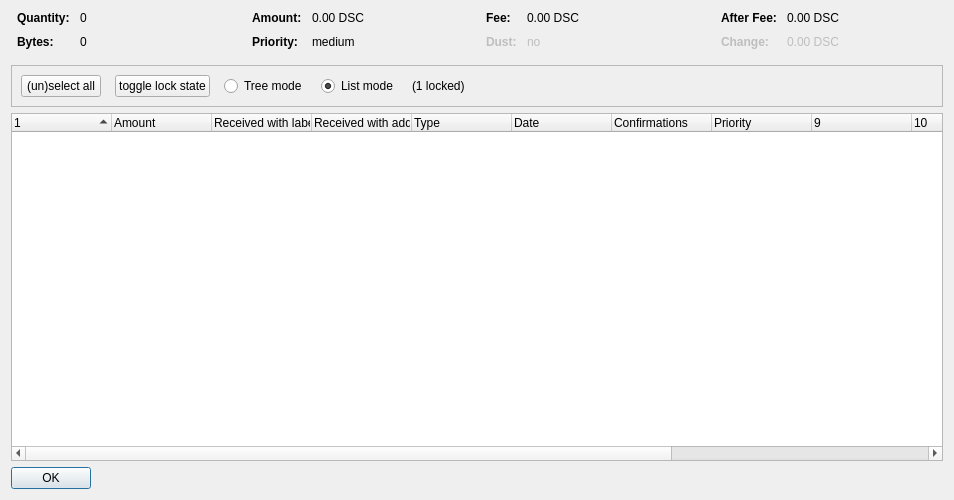
<?xml version="1.0" encoding="UTF-8"?>
<ui version="4.0">
 <class>CoinControlDialog</class>
 <widget class="QDialog" name="CoinControlDialog">
  <property name="geometry">
   <rect>
    <x>0</x>
    <y>0</y>
    <width>954</width>
    <height>500</height>
   </rect>
  </property>
  <property name="windowTitle">
   <string>Coin Selection</string>
  </property>
  <layout class="QVBoxLayout" name="verticalLayout">
   <item>
    <layout class="QHBoxLayout" name="horizontalLayoutTop" stretch="0,0,0,0">
     <property name="topMargin">
      <number>0</number>
     </property>
     <property name="bottomMargin">
      <number>10</number>
     </property>
     <item>
      <layout class="QFormLayout" name="formLayoutCoinControl1">
       <property name="horizontalSpacing">
        <number>10</number>
       </property>
       <property name="verticalSpacing">
        <number>10</number>
       </property>
       <property name="leftMargin">
        <number>6</number>
       </property>
       <property name="rightMargin">
        <number>6</number>
       </property>
       <item row="0" column="0">
        <widget class="QLabel" name="labelCoinControlQuantityText">
         <property name="font">
          <font>
           <weight>75</weight>
           <bold>true</bold>
          </font>
         </property>
         <property name="text">
          <string>Quantity:</string>
         </property>
        </widget>
       </item>
       <item row="0" column="1">
        <widget class="QLabel" name="labelCoinControlQuantity">
         <property name="cursor">
          <cursorShape>IBeamCursor</cursorShape>
         </property>
         <property name="contextMenuPolicy">
          <enum>Qt::ActionsContextMenu</enum>
         </property>
         <property name="text">
          <string notr="true">0</string>
         </property>
         <property name="textInteractionFlags">
          <set>Qt::LinksAccessibleByMouse|Qt::TextSelectableByKeyboard|Qt::TextSelectableByMouse</set>
         </property>
        </widget>
       </item>
       <item row="1" column="0">
        <widget class="QLabel" name="labelCoinControlBytesText">
         <property name="font">
          <font>
           <weight>75</weight>
           <bold>true</bold>
          </font>
         </property>
         <property name="text">
          <string>Bytes:</string>
         </property>
        </widget>
       </item>
       <item row="1" column="1">
        <widget class="QLabel" name="labelCoinControlBytes">
         <property name="cursor">
          <cursorShape>IBeamCursor</cursorShape>
         </property>
         <property name="contextMenuPolicy">
          <enum>Qt::ActionsContextMenu</enum>
         </property>
         <property name="text">
          <string notr="true">0</string>
         </property>
         <property name="textInteractionFlags">
          <set>Qt::LinksAccessibleByMouse|Qt::TextSelectableByKeyboard|Qt::TextSelectableByMouse</set>
         </property>
        </widget>
       </item>
      </layout>
     </item>
     <item>
      <layout class="QFormLayout" name="formLayoutCoinControl2">
       <property name="horizontalSpacing">
        <number>10</number>
       </property>
       <property name="verticalSpacing">
        <number>10</number>
       </property>
       <property name="leftMargin">
        <number>6</number>
       </property>
       <property name="rightMargin">
        <number>6</number>
       </property>
       <item row="0" column="0">
        <widget class="QLabel" name="labelCoinControlAmountText">
         <property name="font">
          <font>
           <weight>75</weight>
           <bold>true</bold>
          </font>
         </property>
         <property name="text">
          <string>Amount:</string>
         </property>
        </widget>
       </item>
       <item row="0" column="1">
        <widget class="QLabel" name="labelCoinControlAmount">
         <property name="cursor">
          <cursorShape>IBeamCursor</cursorShape>
         </property>
         <property name="contextMenuPolicy">
          <enum>Qt::ActionsContextMenu</enum>
         </property>
         <property name="text">
          <string notr="true">0.00 DSC</string>
         </property>
         <property name="textInteractionFlags">
          <set>Qt::LinksAccessibleByMouse|Qt::TextSelectableByKeyboard|Qt::TextSelectableByMouse</set>
         </property>
        </widget>
       </item>
       <item row="1" column="0">
        <widget class="QLabel" name="labelCoinControlPriorityText">
         <property name="font">
          <font>
           <weight>75</weight>
           <bold>true</bold>
          </font>
         </property>
         <property name="text">
          <string>Priority:</string>
         </property>
        </widget>
       </item>
       <item row="1" column="1">
        <widget class="QLabel" name="labelCoinControlPriority">
         <property name="cursor">
          <cursorShape>IBeamCursor</cursorShape>
         </property>
         <property name="contextMenuPolicy">
          <enum>Qt::ActionsContextMenu</enum>
         </property>
         <property name="text">
          <string>medium</string>
         </property>
         <property name="textInteractionFlags">
          <set>Qt::LinksAccessibleByMouse|Qt::TextSelectableByKeyboard|Qt::TextSelectableByMouse</set>
         </property>
        </widget>
       </item>
      </layout>
     </item>
     <item>
      <layout class="QFormLayout" name="formLayoutCoinControl3">
       <property name="horizontalSpacing">
        <number>10</number>
       </property>
       <property name="verticalSpacing">
        <number>10</number>
       </property>
       <property name="leftMargin">
        <number>6</number>
       </property>
       <property name="rightMargin">
        <number>6</number>
       </property>
       <item row="0" column="0">
        <widget class="QLabel" name="labelCoinControlFeeText">
         <property name="font">
          <font>
           <weight>75</weight>
           <bold>true</bold>
          </font>
         </property>
         <property name="text">
          <string>Fee:</string>
         </property>
        </widget>
       </item>
       <item row="0" column="1">
        <widget class="QLabel" name="labelCoinControlFee">
         <property name="cursor">
          <cursorShape>IBeamCursor</cursorShape>
         </property>
         <property name="contextMenuPolicy">
          <enum>Qt::ActionsContextMenu</enum>
         </property>
         <property name="text">
          <string notr="true">0.00 DSC</string>
         </property>
         <property name="textInteractionFlags">
          <set>Qt::LinksAccessibleByMouse|Qt::TextSelectableByKeyboard|Qt::TextSelectableByMouse</set>
         </property>
        </widget>
       </item>
       <item row="1" column="0">
        <widget class="QLabel" name="labelCoinControlLowOutputText">
         <property name="enabled">
          <bool>false</bool>
         </property>
         <property name="font">
          <font>
           <weight>75</weight>
           <bold>true</bold>
          </font>
         </property>
         <property name="text">
          <string>Dust:</string>
         </property>
        </widget>
       </item>
       <item row="1" column="1">
        <widget class="QLabel" name="labelCoinControlLowOutput">
         <property name="enabled">
          <bool>false</bool>
         </property>
         <property name="cursor">
          <cursorShape>IBeamCursor</cursorShape>
         </property>
         <property name="contextMenuPolicy">
          <enum>Qt::ActionsContextMenu</enum>
         </property>
         <property name="text">
          <string>no</string>
         </property>
         <property name="textInteractionFlags">
          <set>Qt::LinksAccessibleByMouse|Qt::TextSelectableByKeyboard|Qt::TextSelectableByMouse</set>
         </property>
        </widget>
       </item>
      </layout>
     </item>
     <item>
      <layout class="QFormLayout" name="formLayoutCoinControl4">
       <property name="horizontalSpacing">
        <number>10</number>
       </property>
       <property name="verticalSpacing">
        <number>10</number>
       </property>
       <property name="leftMargin">
        <number>6</number>
       </property>
       <property name="rightMargin">
        <number>6</number>
       </property>
       <item row="0" column="0">
        <widget class="QLabel" name="labelCoinControlAfterFeeText">
         <property name="font">
          <font>
           <weight>75</weight>
           <bold>true</bold>
          </font>
         </property>
         <property name="text">
          <string>After Fee:</string>
         </property>
        </widget>
       </item>
       <item row="0" column="1">
        <widget class="QLabel" name="labelCoinControlAfterFee">
         <property name="cursor">
          <cursorShape>IBeamCursor</cursorShape>
         </property>
         <property name="contextMenuPolicy">
          <enum>Qt::ActionsContextMenu</enum>
         </property>
         <property name="text">
          <string notr="true">0.00 DSC</string>
         </property>
         <property name="textInteractionFlags">
          <set>Qt::LinksAccessibleByMouse|Qt::TextSelectableByKeyboard|Qt::TextSelectableByMouse</set>
         </property>
        </widget>
       </item>
       <item row="1" column="0">
        <widget class="QLabel" name="labelCoinControlChangeText">
         <property name="enabled">
          <bool>false</bool>
         </property>
         <property name="font">
          <font>
           <weight>75</weight>
           <bold>true</bold>
          </font>
         </property>
         <property name="text">
          <string>Change:</string>
         </property>
        </widget>
       </item>
       <item row="1" column="1">
        <widget class="QLabel" name="labelCoinControlChange">
         <property name="enabled">
          <bool>false</bool>
         </property>
         <property name="cursor">
          <cursorShape>IBeamCursor</cursorShape>
         </property>
         <property name="contextMenuPolicy">
          <enum>Qt::ActionsContextMenu</enum>
         </property>
         <property name="text">
          <string notr="true">0.00 DSC</string>
         </property>
         <property name="textInteractionFlags">
          <set>Qt::LinksAccessibleByMouse|Qt::TextSelectableByKeyboard|Qt::TextSelectableByMouse</set>
         </property>
        </widget>
       </item>
      </layout>
     </item>
    </layout>
   </item>
   <item>
    <widget class="QFrame" name="frame">
     <property name="minimumSize">
      <size>
       <width>0</width>
       <height>40</height>
      </size>
     </property>
     <property name="frameShape">
      <enum>QFrame::StyledPanel</enum>
     </property>
     <property name="frameShadow">
      <enum>QFrame::Sunken</enum>
     </property>
     <layout class="QHBoxLayout" name="horizontalLayout">
      <item>
       <layout class="QHBoxLayout" name="horizontalLayoutPanel" stretch="0,0,0,0,0,0">
        <property name="spacing">
         <number>14</number>
        </property>
        <item>
         <widget class="QPushButton" name="pushButtonSelectAll">
          <property name="sizePolicy">
           <sizepolicy hsizetype="Maximum" vsizetype="Fixed">
            <horstretch>0</horstretch>
            <verstretch>0</verstretch>
           </sizepolicy>
          </property>
          <property name="text">
           <string>(un)select all</string>
          </property>
          <property name="autoDefault">
           <bool>false</bool>
          </property>
         </widget>
        </item>
        <item>
         <widget class="QPushButton" name="pushButtonToggleLock">
          <property name="sizePolicy">
           <sizepolicy hsizetype="Maximum" vsizetype="Fixed">
            <horstretch>0</horstretch>
            <verstretch>0</verstretch>
           </sizepolicy>
          </property>
          <property name="text">
           <string>toggle lock state</string>
          </property>
          <property name="autoDefault">
           <bool>false</bool>
          </property>
         </widget>
        </item>
        <item>
         <widget class="QRadioButton" name="radioTreeMode">
          <property name="sizePolicy">
           <sizepolicy hsizetype="Maximum" vsizetype="Fixed">
            <horstretch>0</horstretch>
            <verstretch>0</verstretch>
           </sizepolicy>
          </property>
          <property name="text">
           <string>Tree mode</string>
          </property>
         </widget>
        </item>
        <item>
         <widget class="QRadioButton" name="radioListMode">
          <property name="sizePolicy">
           <sizepolicy hsizetype="Maximum" vsizetype="Fixed">
            <horstretch>0</horstretch>
            <verstretch>0</verstretch>
           </sizepolicy>
          </property>
          <property name="text">
           <string>List mode</string>
          </property>
          <property name="checked">
           <bool>true</bool>
          </property>
         </widget>
        </item>
        <item>
         <widget class="QLabel" name="labelLocked">
          <property name="text">
           <string>(1 locked)</string>
          </property>
         </widget>
        </item>
        <item>
         <spacer name="horizontalSpacer">
          <property name="orientation">
           <enum>Qt::Horizontal</enum>
          </property>
          <property name="sizeHint" stdset="0">
           <size>
            <width>40</width>
            <height>20</height>
           </size>
          </property>
         </spacer>
        </item>
       </layout>
      </item>
     </layout>
    </widget>
   </item>
   <item>
    <widget class="CoinControlTreeWidget" name="treeWidget">
     <property name="contextMenuPolicy">
      <enum>Qt::CustomContextMenu</enum>
     </property>
     <property name="sortingEnabled">
      <bool>false</bool>
     </property>
     <property name="columnCount">
      <number>13</number>
     </property>
     <attribute name="headerShowSortIndicator" stdset="0">
      <bool>true</bool>
     </attribute>
     <attribute name="headerStretchLastSection">
      <bool>false</bool>
     </attribute>
     <column>
      <property name="text">
       <string/>
      </property>
     </column>
     <column>
      <property name="text">
       <string>Amount</string>
      </property>
     </column>
     <column>
      <property name="text">
       <string>Received with label</string>
      </property>
     </column>
     <column>
      <property name="text">
       <string>Received with address</string>
      </property>
     </column>
     <column>
      <property name="text">
       <string>Type</string>
      </property>
     </column>
     <column>
      <property name="text">
       <string>Date</string>
      </property>
     </column>
     <column>
      <property name="text">
       <string>Confirmations</string>
      </property>
      <property name="toolTip">
       <string>Confirmed</string>
      </property>
     </column>
     <column>
      <property name="text">
       <string>Priority</string>
      </property>
     </column>
     <column>
      <property name="text">
       <string/>
      </property>
     </column>
     <column>
      <property name="text">
       <string/>
      </property>
     </column>
     <column>
      <property name="text">
       <string/>
      </property>
     </column>
     <column>
      <property name="text">
       <string/>
      </property>
     </column>
     <column>
      <property name="text">
       <string/>
      </property>
     </column>
    </widget>
   </item>
   <item>
    <widget class="QDialogButtonBox" name="buttonBox">
     <property name="sizePolicy">
      <sizepolicy hsizetype="Maximum" vsizetype="Fixed">
       <horstretch>0</horstretch>
       <verstretch>0</verstretch>
      </sizepolicy>
     </property>
     <property name="orientation">
      <enum>Qt::Horizontal</enum>
     </property>
     <property name="standardButtons">
      <set>QDialogButtonBox::Ok</set>
     </property>
    </widget>
   </item>
  </layout>
 </widget>
 <customwidgets>
  <customwidget>
   <class>CoinControlTreeWidget</class>
   <extends>QTreeWidget</extends>
   <header>coincontroltreewidget.h</header>
  </customwidget>
 </customwidgets>
 <resources/>
 <connections/>
</ui>
